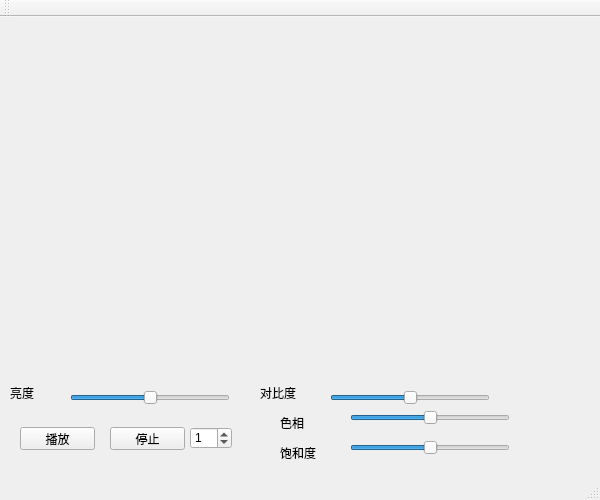
<?xml version="1.0" encoding="UTF-8"?>
<ui version="4.0">
 <class>MainWindow</class>
 <widget class="QMainWindow" name="MainWindow">
  <property name="geometry">
   <rect>
    <x>0</x>
    <y>0</y>
    <width>600</width>
    <height>500</height>
   </rect>
  </property>
  <property name="windowTitle">
   <string>MainWindow</string>
  </property>
  <widget class="QWidget" name="centralWidget">
   <widget class="QPushButton" name="pushButton">
    <property name="geometry">
     <rect>
      <x>20</x>
      <y>410</y>
      <width>75</width>
      <height>23</height>
     </rect>
    </property>
    <property name="text">
     <string>播放</string>
    </property>
   </widget>
   <widget class="QPushButton" name="pushButton_2">
    <property name="geometry">
     <rect>
      <x>110</x>
      <y>410</y>
      <width>75</width>
      <height>23</height>
     </rect>
    </property>
    <property name="text">
     <string>停止</string>
    </property>
   </widget>
   <widget class="QSpinBox" name="spinBox">
    <property name="geometry">
     <rect>
      <x>190</x>
      <y>410</y>
      <width>42</width>
      <height>22</height>
     </rect>
    </property>
    <property name="singleStep">
     <number>1</number>
    </property>
    <property name="value">
     <number>1</number>
    </property>
   </widget>
   <widget class="QLabel" name="label">
    <property name="geometry">
     <rect>
      <x>280</x>
      <y>400</y>
      <width>54</width>
      <height>12</height>
     </rect>
    </property>
    <property name="text">
     <string>色相</string>
    </property>
   </widget>
   <widget class="QLabel" name="label_2">
    <property name="geometry">
     <rect>
      <x>10</x>
      <y>370</y>
      <width>54</width>
      <height>12</height>
     </rect>
    </property>
    <property name="text">
     <string>亮度</string>
    </property>
   </widget>
   <widget class="QLabel" name="label_3">
    <property name="geometry">
     <rect>
      <x>280</x>
      <y>430</y>
      <width>54</width>
      <height>12</height>
     </rect>
    </property>
    <property name="text">
     <string>饱和度</string>
    </property>
   </widget>
   <widget class="QLabel" name="label_4">
    <property name="geometry">
     <rect>
      <x>260</x>
      <y>370</y>
      <width>54</width>
      <height>12</height>
     </rect>
    </property>
    <property name="text">
     <string>对比度</string>
    </property>
   </widget>
   <widget class="QSlider" name="brightnessSlider">
    <property name="geometry">
     <rect>
      <x>70</x>
      <y>370</y>
      <width>160</width>
      <height>22</height>
     </rect>
    </property>
    <property name="minimum">
     <number>-100</number>
    </property>
    <property name="maximum">
     <number>100</number>
    </property>
    <property name="orientation">
     <enum>Qt::Horizontal</enum>
    </property>
   </widget>
   <widget class="QSlider" name="contrastSlider">
    <property name="geometry">
     <rect>
      <x>330</x>
      <y>370</y>
      <width>160</width>
      <height>22</height>
     </rect>
    </property>
    <property name="minimum">
     <number>-100</number>
    </property>
    <property name="maximum">
     <number>100</number>
    </property>
    <property name="orientation">
     <enum>Qt::Horizontal</enum>
    </property>
   </widget>
   <widget class="QSlider" name="hueSlider">
    <property name="geometry">
     <rect>
      <x>350</x>
      <y>390</y>
      <width>160</width>
      <height>22</height>
     </rect>
    </property>
    <property name="minimum">
     <number>-100</number>
    </property>
    <property name="maximum">
     <number>100</number>
    </property>
    <property name="orientation">
     <enum>Qt::Horizontal</enum>
    </property>
   </widget>
   <widget class="QSlider" name="saturationSlider">
    <property name="geometry">
     <rect>
      <x>350</x>
      <y>420</y>
      <width>160</width>
      <height>22</height>
     </rect>
    </property>
    <property name="minimum">
     <number>-100</number>
    </property>
    <property name="maximum">
     <number>100</number>
    </property>
    <property name="orientation">
     <enum>Qt::Horizontal</enum>
    </property>
   </widget>
  </widget>
  <widget class="QMenuBar" name="menuBar">
   <property name="geometry">
    <rect>
     <x>0</x>
     <y>0</y>
     <width>600</width>
     <height>23</height>
    </rect>
   </property>
  </widget>
  <widget class="QToolBar" name="mainToolBar">
   <attribute name="toolBarArea">
    <enum>TopToolBarArea</enum>
   </attribute>
   <attribute name="toolBarBreak">
    <bool>false</bool>
   </attribute>
  </widget>
  <widget class="QStatusBar" name="statusBar"/>
 </widget>
 <layoutdefault spacing="6" margin="11"/>
 <resources/>
 <connections/>
</ui>
